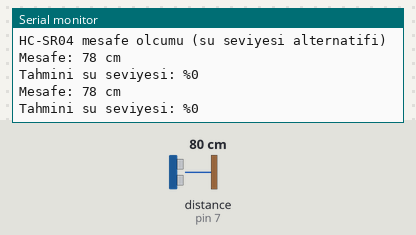
The sketch below on a simulated Arduino Uno, built with avr-gcc and run on an emulated ATmega328P. Parts: the last lines printed to the serial monitor. Wiring (inferred from the names in the program): ultrasonic range finder: trigger pin 6; echo pin 7. Inputs (shaded band) come from the test bench; at power-on: distance to the obstacle (sensor on pin 7) 80 cm. The echo pulse lasts 58.3 µs per cm.

Above: at 1.8 s.
1.9 s: distance to the obstacle (sensor on pin 7) set to 2 cm
At 2.8 s:
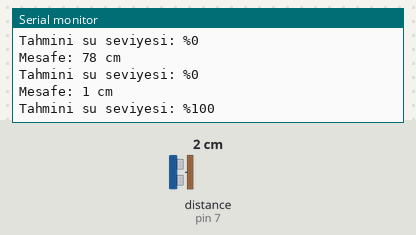
3.4 s: distance to the obstacle (sensor on pin 7) set to 4 cm
At 4.8 s:
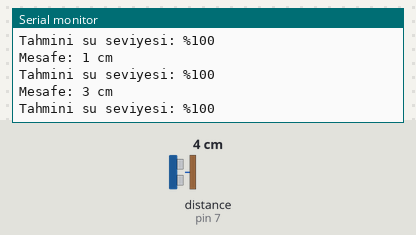
Timing chart, 0 to 6.4 s (numbered marks = the images above; inputs shaded):
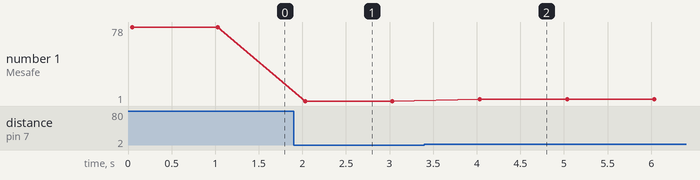

Measured:
- after the input at 1.9 s, the serial monitor: prints a new line after 0.13 s (image 1)
- after the input at 3.4 s, the serial monitor: prints a new line after 0.63 s (image 2)
- plotted number 1: 78 → 1 after the input at 1.9 s, 1 → 3 after the input at 3.4 s

The sketch:

13-hc-sr04.ino
```cpp
// Ref: docs/malzemeler.md#hc-sr04
// Faz 2 — Modül 13: HC-SR04 Ultrasonik Mesafe
// Baglanti: VCC→5V, GND→GND, TRIG→D6, ECHO→D7

const int TRIG_PIN = 6;
const int ECHO_PIN = 7;

void setup() {
  pinMode(TRIG_PIN, OUTPUT);
  pinMode(ECHO_PIN, INPUT);
  Serial.begin(9600);
  Serial.println("HC-SR04 mesafe olcumu (su seviyesi alternatifi)");
}

long readDistanceCM() {
  digitalWrite(TRIG_PIN, LOW);
  delayMicroseconds(2);
  digitalWrite(TRIG_PIN, HIGH);
  delayMicroseconds(10);
  digitalWrite(TRIG_PIN, LOW);
  long duration = pulseIn(ECHO_PIN, HIGH, 30000);
  return duration * 0.034 / 2;
}

void loop() {
  long distance = readDistanceCM();

  if (distance <= 0 || distance > 400) {
    Serial.println("Mesafe okunamadi");
  } else {
    Serial.print("Mesafe: ");
    Serial.print(distance);
    Serial.println(" cm");
    // Depo yuksekligi 30 cm ise: seviye = (30 - distance) / 30 * 100
    int level = constrain(map(distance, 5, 30, 100, 0), 0, 100);
    Serial.print("Tahmini su seviyesi: %");
    Serial.println(level);
  }

  delay(1000);
}
```
